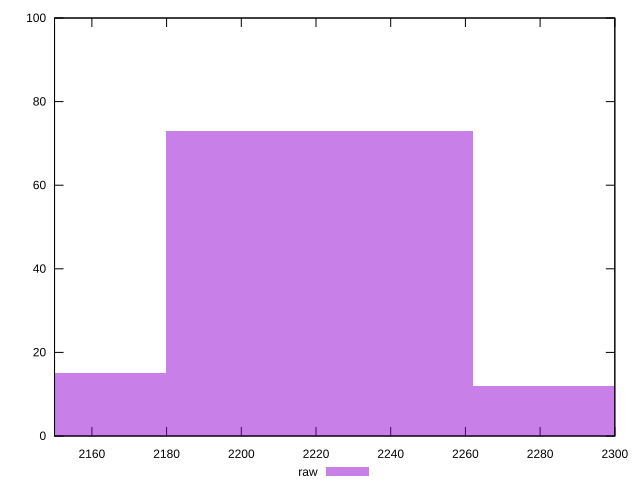

This figure's gnuplot source:
reset

$raw <<EOF
2303.2129626300807 12
2220.9553568218635 73
2138.697751013646 15
EOF

set key outside below
set boxwidth 82.25760580821716
set xrange [2150:2300]
set yrange [0:100]
set trange [0:100]
set style fill transparent solid 0.5 noborder
set terminal svg size 640, 490 enhanced background rgb 'white'
set output "report_00018_2021-02-10T15-25-16.877Z/unused-javascript/samples/pages+cached+noadtech+nomedia/raw/histogram.svg"

plot $raw title "raw" with boxes

reset
